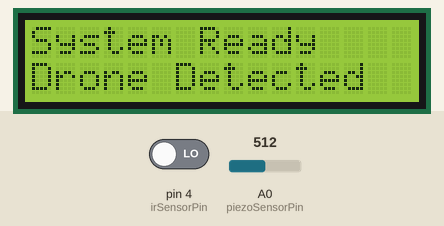
This sketch was run on a simulated Arduino Uno, built with avr-gcc and run on an emulated ATmega328P. Parts: 16×2 character LCD. The inputs (shaded band) are chosen by the test bench; at power-on: A0 (piezoSensorPin) = 512, pin 4 (irSensorPin) LOW. What the sketch prints to the serial monitor is not drawn.

Above: at 1.2 s.
1.3 s: A0 (piezoSensorPin) set to 12
2.8 s: A0 (piezoSensorPin) set to 9
At 3.9 s:
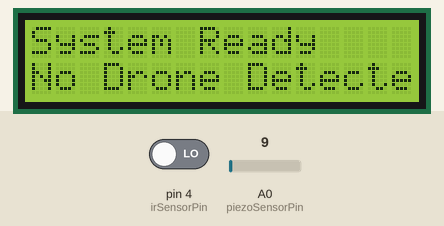
4.6 s: A0 (piezoSensorPin) set to 122
At 5.9 s:
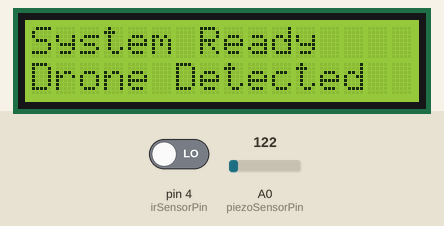
6.2 s: A0 (piezoSensorPin) set to 0
At 6.5 s:
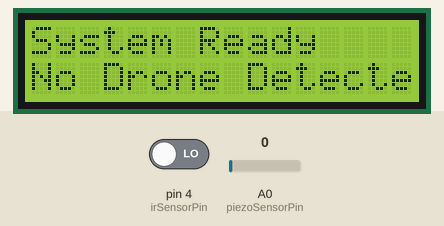
Timing chart, 0 to 8.7 s (numbered marks = the images above; inputs shaded):
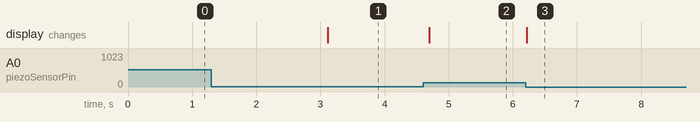

The sketch:

IR_PiezoElectricWithLCD.ino
```cpp
#include <LiquidCrystal_I2C.h>

// Pin Definitions
const int irSensorPin = 4;
const int piezoSensorPin = A0;

// Sensor Thresholds
int piezoThreshold = 10;

// LCD Display Setup
LiquidCrystal_I2C lcd(0x27, 16, 2); // Set the LCD address to 0x27

void setup() {
  pinMode(irSensorPin, INPUT);
  pinMode(piezoSensorPin, INPUT);

  lcd.init(); // Initialize the LCD
  lcd.backlight();
  Serial.begin(9600);

  lcd.setCursor(0, 0);
  lcd.print("System Ready");
}

void loop() {
  static bool lastIrStatus = false;
  static bool lastPiezoStatus = false;

  // Read sensors
  bool irStatus = digitalRead(irSensorPin) == 0;
  int piezoReading = analogRead(piezoSensorPin);
  //set condition for Sensors
  bool piezoStatus = piezoReading > piezoThreshold;

  // Check if BOTH sensors are triggered
  if(irStatus && piezoStatus) {
    if(!lastIrStatus || !lastPiezoStatus) {
      Serial.println("Motion detected!");
      lcd.setCursor(0, 1);
      lcd.print("Drone Detected    ");
    }
  } else {
    if(lastIrStatus || lastPiezoStatus) {
      lcd.setCursor(0, 1);
      lcd.print("No Drone Detected ");
      Serial.println("No Object Detected");
    }
  }

  // Update the last status
  lastIrStatus = irStatus;
  lastPiezoStatus = piezoStatus;

  delay(300); // Adjust this delay as needed
}
```

Measured:
- the behaviour switches between 11 and 10 on A0 (piezoSensorPin) (found by bisection; images 0 and 1)
- after the input at 1.3 s, every drawn part: stays the same
- after the input at 2.8 s, the display: changes after 0.31 s (image 1)
- after the input at 4.6 s, the display: changes after 0.10 s (image 2)
- after the input at 6.2 s, the display: changes at once (image 3)
